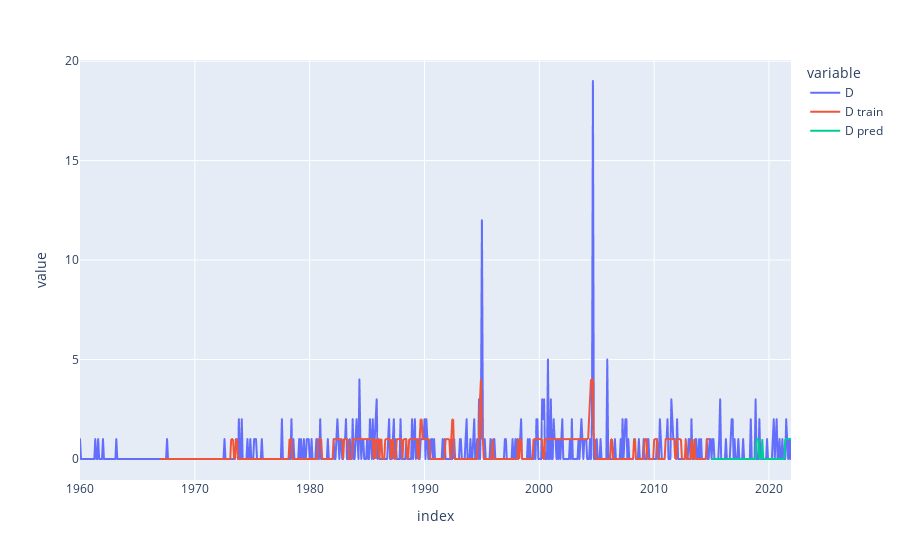

Notebook source saved alongside this figure:
### Code cell
fig = px.line(res[["D", "D train", "D pred"]])
fig.show()

### Figure 1 — Plotly figure (JSON) as saved in the notebook; plotly's stock layout.template omitted (floating-point values rounded to 4 significant figures; data arrays with more than 128 entries replaced by an {"elided": "..."} marker saying what was removed)
{"data": [{"hovertemplate": "variable=D<br>index=%{x}<br>value=%{y}<extra></extra>", "legendgroup": "D", "line": {"color": "#636efa", "dash": "solid"}, "mode": "lines", "name": "D", "showlegend": true, "type": "scattergl", "x": {"elided": "744 str values"}, "xaxis": "x", "y": {"elided": "744 int values"}, "yaxis": "y"}, {"hovertemplate": "variable=D train<br>index=%{x}<br>value=%{y}<extra></extra>", "legendgroup": "D train", "line": {"color": "#EF553B", "dash": "solid"}, "mode": "lines", "name": "D train", "showlegend": true, "type": "scattergl", "x": {"elided": "744 str values"}, "xaxis": "x", "y": {"elided": "744 int values"}, "yaxis": "y"}, {"hovertemplate": "variable=D pred<br>index=%{x}<br>value=%{y}<extra></extra>", "legendgroup": "D pred", "line": {"color": "#00cc96", "dash": "solid"}, "mode": "lines", "name": "D pred", "showlegend": true, "type": "scattergl", "x": {"elided": "744 str values"}, "xaxis": "x", "y": {"elided": "744 int values"}, "yaxis": "y"}], "layout": {"legend": {"title": {"text": "variable"}, "tracegroupgap": 0}, "margin": {"t": 60}, "xaxis": {"anchor": "y", "domain": [0, 1], "title": {"text": "index"}}, "yaxis": {"anchor": "x", "domain": [0, 1], "title": {"text": "value"}}}}
